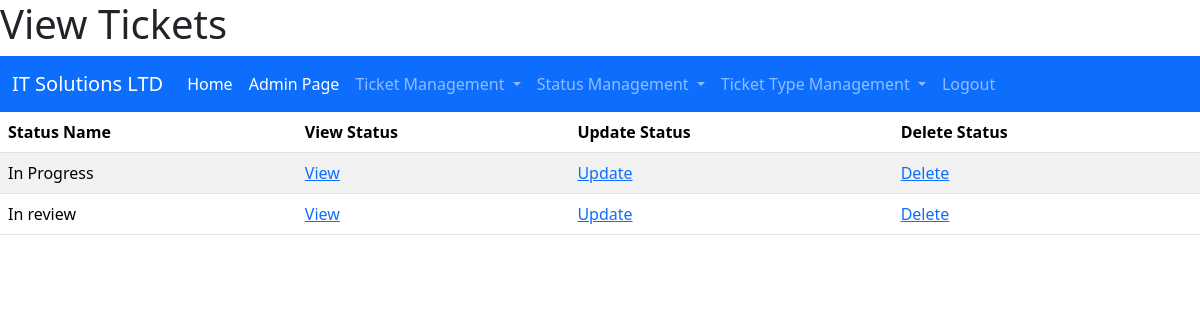
The app's page /view_statuses/ (signed in), older data.
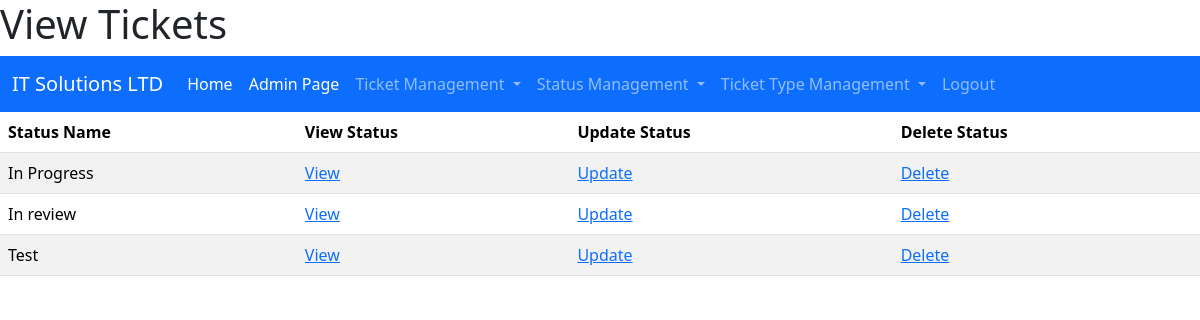
The same page, newer data.
### myapp/models.py (models this page shows, shortened)
class Status(models.Model):
    status_name = models.CharField(max_length = 20, primary_key=True, null=False)
    status_description = models.CharField(max_length=100, blank=True, null=True)

### myapp/views.py (the view)
# urls.py: path("view_statuses/", views.ViewStatuses, name="View Statuses"),
@login_required(login_url="/login")
def ViewStatuses(request):
    statuses = Status.objects.all()
    return render(request, "myapp/display_statuses.html", {"statuses": statuses})

### myapp/templates/myapp/display_statuses.html (shortened to what this page needs)
{% extends "myapp/base.html" %}
{% block title %}
<h1>View Tickets</h1>
{% endblock %}
{% block content %}
    <table class="table table-striped">
        <thead>
            <tr>
                <th>Status Name</th>
                <th>View Status</th>
                <th>Update Status</th>
                {% if user.is_superuser %}
                <th> Delete Status</th>
                {% endif %}
            </tr>
        </thead>
        <tbody>
            {% for status in statuses %}
                <tr scope="row">
                    <td> {{status.status_name}} </td>
                    <td> <a href="/view_status/{{status.status_name}}"> View </a> </td>
                    <td> <a href="/update_status/{{status.status_name}}"> Update </a> </td>
                    {% if user.is_superuser %}
                    <td> <a href="/delete_status/{{status.status_name}}"> Delete </a> </td>
                    {% endif %}
                </tr>
            {% endfor %}
        </tbody>
    </table>
{% endblock %}

### myapp/templates/myapp/base.html (shortened to what this page needs)
<!DOCTYPE html>
<html lang="en">
    <head>
        {% block title %}
        {% endblock %}
        {% load static %}
            <link href="https://cdn.jsdelivr.net/npm/bootstrap@5.3.1/dist/css/bootstrap.min.css" rel="stylesheet">
    </head>
    <body>
        {% block navbar %}
            <nav class="navbar navbar-expand-lg bg-primary" data-bs-theme="dark">
                <div class="container-fluid">
                    <a class="navbar-brand" href="#">IT Solutions LTD</a>
                    <div class="collapse navbar-collapse" id="navbarNavDropdown">
                        <ul class="navbar-nav">
                            <li class="nav-item">
                                <a class="nav-link active" aria-current="page" href="/">Home</a>
                            </li>
                            {% if user.is_authenticated %}
                                {% if user.is_superuser %}
                                    <li class="nav-item">
                                        <a class="nav-link active" href="/admin">Admin Page</a>
                                    </li>
                                {% endif %}
                                <li class="nav-item dropdown">
                                    <a class="nav-link dropdown-toggle" href="#" role="button" data-bs-toggle="dropdown" aria-expanded="false">
                                        Ticket Management
                                    </a>
                                </li>
                                <li class="nav-item dropdown">
                                    <a class="nav-link dropdown-toggle" href="#" role="button" data-bs-toggle="dropdown" aria-expanded="false">
                                        Status Management
                                    </a>
                                </li>
                                <li class="nav-item dropdown">
                                    <a class="nav-link dropdown-toggle" href="#" role="button" data-bs-toggle="dropdown" aria-expanded="false">
                                        Ticket Type Management
                                    </a>
                                </li>
                                <li class="nav-item">
                                    <a class="nav-link" href="/logout">Logout</a>
                                </li>
                            {% endif %}
                        </ul>
                    </div>
                </div>
            </nav>
        {% endblock %}
        {% block content %}
        {% endblock %}
    </body>
</html>

Row changes from the older to the newer data that the page shows:
added Status: status_name "Test"
